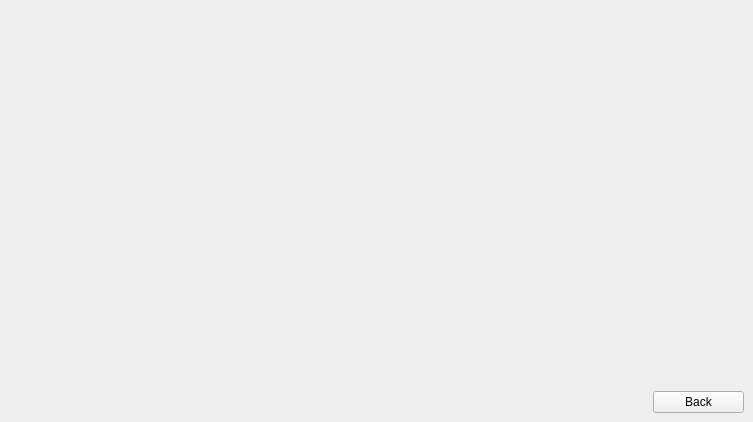
<?xml version="1.0" encoding="UTF-8"?>
<ui version="4.0">
 <class>MainWindow</class>
 <widget class="QMainWindow" name="MainWindow">
  <property name="geometry">
   <rect>
    <x>0</x>
    <y>0</y>
    <width>753</width>
    <height>422</height>
   </rect>
  </property>
  <property name="windowTitle">
   <string>MainWindow</string>
  </property>
  <widget class="QWidget" name="centralwidget">
   <layout class="QGridLayout" name="gridLayout">
    <item row="0" column="0">
     <widget class="QWidget" name="Pie_Chart_widget" native="true"/>
    </item>
    <item row="0" column="1" colspan="2">
     <widget class="QWidget" name="Bar_Chart_widget" native="true"/>
    </item>
    <item row="1" column="0" colspan="2">
     <spacer name="horizontalSpacer">
      <property name="orientation">
       <enum>Qt::Horizontal</enum>
      </property>
      <property name="sizeHint" stdset="0">
       <size>
        <width>638</width>
        <height>20</height>
       </size>
      </property>
     </spacer>
    </item>
    <item row="1" column="2">
     <widget class="QPushButton" name="Back_pushButton">
      <property name="text">
       <string>Back</string>
      </property>
     </widget>
    </item>
   </layout>
  </widget>
 </widget>
 <resources/>
 <connections/>
</ui>
